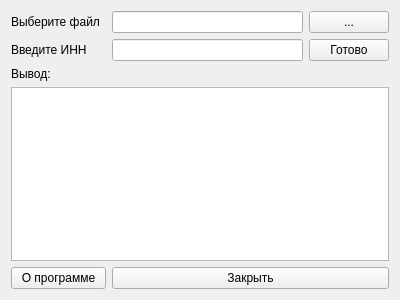
<?xml version="1.0" encoding="UTF-8"?>
<ui version="4.0">
 <class>MainForm</class>
 <widget class="QWidget" name="MainForm">
  <property name="geometry">
   <rect>
    <x>0</x>
    <y>0</y>
    <width>400</width>
    <height>300</height>
   </rect>
  </property>
  <property name="windowTitle">
   <string>excel_papser</string>
  </property>
  <layout class="QGridLayout" name="gridLayout">
   <item row="1" column="2">
    <widget class="QLineEdit" name="lineEdit_inn">
     <property name="focusPolicy">
      <enum>Qt::StrongFocus</enum>
     </property>
    </widget>
   </item>
   <item row="0" column="3">
    <widget class="QPushButton" name="pushButton_choose_file">
     <property name="focusPolicy">
      <enum>Qt::NoFocus</enum>
     </property>
     <property name="text">
      <string>...</string>
     </property>
    </widget>
   </item>
   <item row="5" column="0" colspan="2">
    <widget class="QPushButton" name="pushButton_info">
     <property name="text">
      <string>О программе</string>
     </property>
    </widget>
   </item>
   <item row="1" column="0">
    <widget class="QLabel" name="label_inn">
     <property name="text">
      <string>Введите ИНН</string>
     </property>
    </widget>
   </item>
   <item row="0" column="2">
    <widget class="QLineEdit" name="lineEdit_path">
     <property name="focusPolicy">
      <enum>Qt::NoFocus</enum>
     </property>
    </widget>
   </item>
   <item row="0" column="0">
    <widget class="QLabel" name="label_file_path">
     <property name="text">
      <string>Выберите файл</string>
     </property>
    </widget>
   </item>
   <item row="1" column="3">
    <widget class="QPushButton" name="pushButton_ready">
     <property name="focusPolicy">
      <enum>Qt::NoFocus</enum>
     </property>
     <property name="text">
      <string>Готово</string>
     </property>
    </widget>
   </item>
   <item row="2" column="0" colspan="4">
    <widget class="QLabel" name="label">
     <property name="text">
      <string>Вывод:</string>
     </property>
    </widget>
   </item>
   <item row="5" column="2" colspan="2">
    <widget class="QPushButton" name="pushButton_close">
     <property name="text">
      <string>Закрыть</string>
     </property>
    </widget>
   </item>
   <item row="3" column="0" colspan="4">
    <widget class="QTextEdit" name="textEdit_output">
     <property name="focusPolicy">
      <enum>Qt::NoFocus</enum>
     </property>
    </widget>
   </item>
  </layout>
 </widget>
 <resources/>
 <connections/>
</ui>
